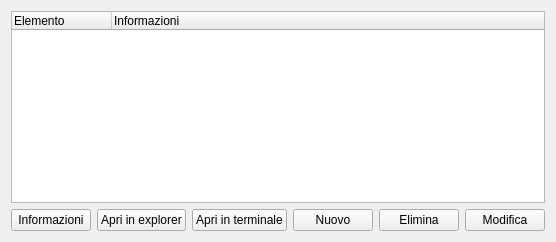
        <widget class="QWidget" name="tab_2">
         <attribute name="title">
          <string>Struttura logica</string>
         </attribute>
         <layout class="QVBoxLayout" name="verticalLayout_5">
          <item>
           <layout class="QVBoxLayout" name="verticalLayout_4">
            <item>
             <widget class="QTreeWidget" name="logicStrTree">
              <property name="columnCount">
               <number>2</number>
              </property>
              <column>
               <property name="text">
                <string>Elemento</string>
               </property>
              </column>
              <column>
               <property name="text">
                <string>Informazioni</string>
               </property>
              </column>
             </widget>
            </item>
            <item>
             <layout class="QGridLayout" name="gridLayout">
              <item row="0" column="0">
               <widget class="QPushButton" name="curObjInfoBtn">
                <property name="text">
                 <string>Informazioni</string>
                </property>
               </widget>
              </item>
              <item row="0" column="1">
               <widget class="QPushButton" name="openInExplorerBtn">
                <property name="text">
                 <string>Apri in explorer</string>
                </property>
               </widget>
              </item>
              <item row="0" column="2">
               <widget class="QPushButton" name="openInTerminalBtn">
                <property name="text">
                 <string>Apri in terminale</string>
                </property>
               </widget>
              </item>
              <item row="0" column="3">
               <widget class="QPushButton" name="newVersionBtn">
                <property name="text">
                 <string>Nuovo</string>
                </property>
               </widget>
              </item>
              <item row="0" column="4">
               <widget class="QPushButton" name="deleteObjectBtn">
                <property name="text">
                 <string>Elimina</string>
                </property>
               </widget>
              </item>
              <item row="0" column="5">
               <widget class="QPushButton" name="editObjectBtn">
                <property name="text">
                 <string>Modifica</string>
                </property>
               </widget>
              </item>
             </layout>
            </item>
           </layout>
          </item>
         </layout>
        </widget>
